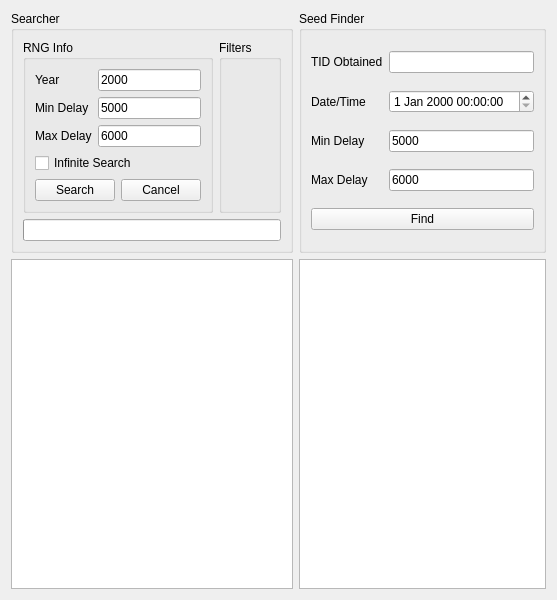
<?xml version="1.0" encoding="UTF-8"?>
<ui version="4.0">
 <class>IDs4</class>
 <widget class="QWidget" name="IDs4">
  <property name="geometry">
   <rect>
    <x>0</x>
    <y>0</y>
    <width>520</width>
    <height>600</height>
   </rect>
  </property>
  <property name="windowTitle">
   <string>Gen 4 TID/SID</string>
  </property>
  <layout class="QGridLayout" name="gridLayout_3">
   <item row="0" column="0">
    <widget class="QGroupBox" name="groupBoxSearcher">
     <property name="sizePolicy">
      <sizepolicy hsizetype="Preferred" vsizetype="Preferred">
       <horstretch>1</horstretch>
       <verstretch>0</verstretch>
      </sizepolicy>
     </property>
     <property name="title">
      <string>Searcher</string>
     </property>
     <layout class="QGridLayout" name="gridLayout_4">
      <item row="0" column="0">
       <widget class="QGroupBox" name="groupBoxRNGInfo">
        <property name="title">
         <string>RNG Info</string>
        </property>
        <layout class="QGridLayout" name="gridLayout">
         <item row="0" column="0">
          <widget class="QLabel" name="labelYear">
           <property name="text">
            <string>Year</string>
           </property>
          </widget>
         </item>
         <item row="0" column="1">
          <widget class="TextBox" name="textBoxYear">
           <property name="text">
            <string notr="true">2000</string>
           </property>
          </widget>
         </item>
         <item row="1" column="0">
          <widget class="QLabel" name="labelSearcherMinDelay">
           <property name="text">
            <string>Min Delay</string>
           </property>
          </widget>
         </item>
         <item row="1" column="1">
          <widget class="TextBox" name="textBoxSearcherMinDelay">
           <property name="text">
            <string notr="true">5000</string>
           </property>
          </widget>
         </item>
         <item row="2" column="0">
          <widget class="QLabel" name="labelSearcherMaxDelay">
           <property name="text">
            <string>Max Delay</string>
           </property>
          </widget>
         </item>
         <item row="2" column="1">
          <widget class="TextBox" name="textBoxSearcherMaxDelay">
           <property name="text">
            <string notr="true">6000</string>
           </property>
          </widget>
         </item>
         <item row="3" column="0" colspan="2">
          <widget class="QCheckBox" name="checkBoxInfiniteSearch">
           <property name="text">
            <string>Infinite Search</string>
           </property>
          </widget>
         </item>
         <item row="4" column="0" colspan="2">
          <layout class="QHBoxLayout" name="horizontalLayout">
           <item>
            <widget class="QPushButton" name="pushButtonSearch">
             <property name="text">
              <string>Search</string>
             </property>
            </widget>
           </item>
           <item>
            <widget class="QPushButton" name="pushButtonCancel">
             <property name="text">
              <string>Cancel</string>
             </property>
            </widget>
           </item>
          </layout>
         </item>
        </layout>
       </widget>
      </item>
      <item row="0" column="1">
       <widget class="QGroupBox" name="groupBoxFilters">
        <property name="title">
         <string>Filters</string>
        </property>
        <layout class="QGridLayout" name="gridLayout_2">
         <item row="0" column="0">
          <widget class="IDsFilter" name="idFilter" native="true"/>
         </item>
        </layout>
       </widget>
      </item>
      <item row="1" column="0" colspan="2">
       <widget class="QProgressBar" name="progressBar"/>
      </item>
     </layout>
    </widget>
   </item>
   <item row="0" column="1">
    <widget class="QGroupBox" name="groupBoxSeedFinder">
     <property name="sizePolicy">
      <sizepolicy hsizetype="Preferred" vsizetype="Preferred">
       <horstretch>1</horstretch>
       <verstretch>0</verstretch>
      </sizepolicy>
     </property>
     <property name="title">
      <string>Seed Finder</string>
     </property>
     <layout class="QGridLayout" name="gridLayout_6">
      <item row="0" column="0">
       <widget class="QLabel" name="labelTID">
        <property name="text">
         <string>TID Obtained</string>
        </property>
       </widget>
      </item>
      <item row="0" column="1">
       <widget class="TextBox" name="textBoxTID"/>
      </item>
      <item row="1" column="0">
       <widget class="QLabel" name="labelDateTime">
        <property name="text">
         <string>Date/Time</string>
        </property>
       </widget>
      </item>
      <item row="1" column="1">
       <widget class="QDateTimeEdit" name="dateTimeEdit"/>
      </item>
      <item row="2" column="0">
       <widget class="QLabel" name="labelSeedFinderMinDelay">
        <property name="text">
         <string>Min Delay</string>
        </property>
       </widget>
      </item>
      <item row="2" column="1">
       <widget class="TextBox" name="textBoxSeedFinderMinDelay">
        <property name="text">
         <string notr="true">5000</string>
        </property>
       </widget>
      </item>
      <item row="3" column="0">
       <widget class="QLabel" name="labelSeedFinderMaxDelay">
        <property name="text">
         <string>Max Delay</string>
        </property>
       </widget>
      </item>
      <item row="3" column="1">
       <widget class="TextBox" name="textBoxSeedFinderMaxDelay">
        <property name="text">
         <string notr="true">6000</string>
        </property>
       </widget>
      </item>
      <item row="4" column="0" colspan="2">
       <widget class="QPushButton" name="pushButtonFind">
        <property name="text">
         <string>Find</string>
        </property>
       </widget>
      </item>
     </layout>
    </widget>
   </item>
   <item row="2" column="0">
    <widget class="TableView" name="tableViewSearcher"/>
   </item>
   <item row="2" column="1">
    <widget class="TableView" name="tableViewSeedFinder"/>
   </item>
  </layout>
 </widget>
 <customwidgets>
  <customwidget>
   <class>TextBox</class>
   <extends>QLineEdit</extends>
   <header>Form/Controls/TextBox.hpp</header>
  </customwidget>
  <customwidget>
   <class>TableView</class>
   <extends>QTableView</extends>
   <header>Form/Controls/TableView.hpp</header>
  </customwidget>
  <customwidget>
   <class>IDsFilter</class>
   <extends>QWidget</extends>
   <header>Form/Controls/IDsFilter.hpp</header>
   <container>1</container>
  </customwidget>
 </customwidgets>
 <tabstops>
  <tabstop>textBoxYear</tabstop>
  <tabstop>textBoxSearcherMinDelay</tabstop>
  <tabstop>textBoxSearcherMaxDelay</tabstop>
  <tabstop>checkBoxInfiniteSearch</tabstop>
  <tabstop>pushButtonSearch</tabstop>
  <tabstop>pushButtonCancel</tabstop>
  <tabstop>tableViewSearcher</tabstop>
  <tabstop>textBoxTID</tabstop>
  <tabstop>dateTimeEdit</tabstop>
  <tabstop>textBoxSeedFinderMinDelay</tabstop>
  <tabstop>textBoxSeedFinderMaxDelay</tabstop>
  <tabstop>pushButtonFind</tabstop>
  <tabstop>tableViewSeedFinder</tabstop>
 </tabstops>
 <resources/>
 <connections/>
</ui>
